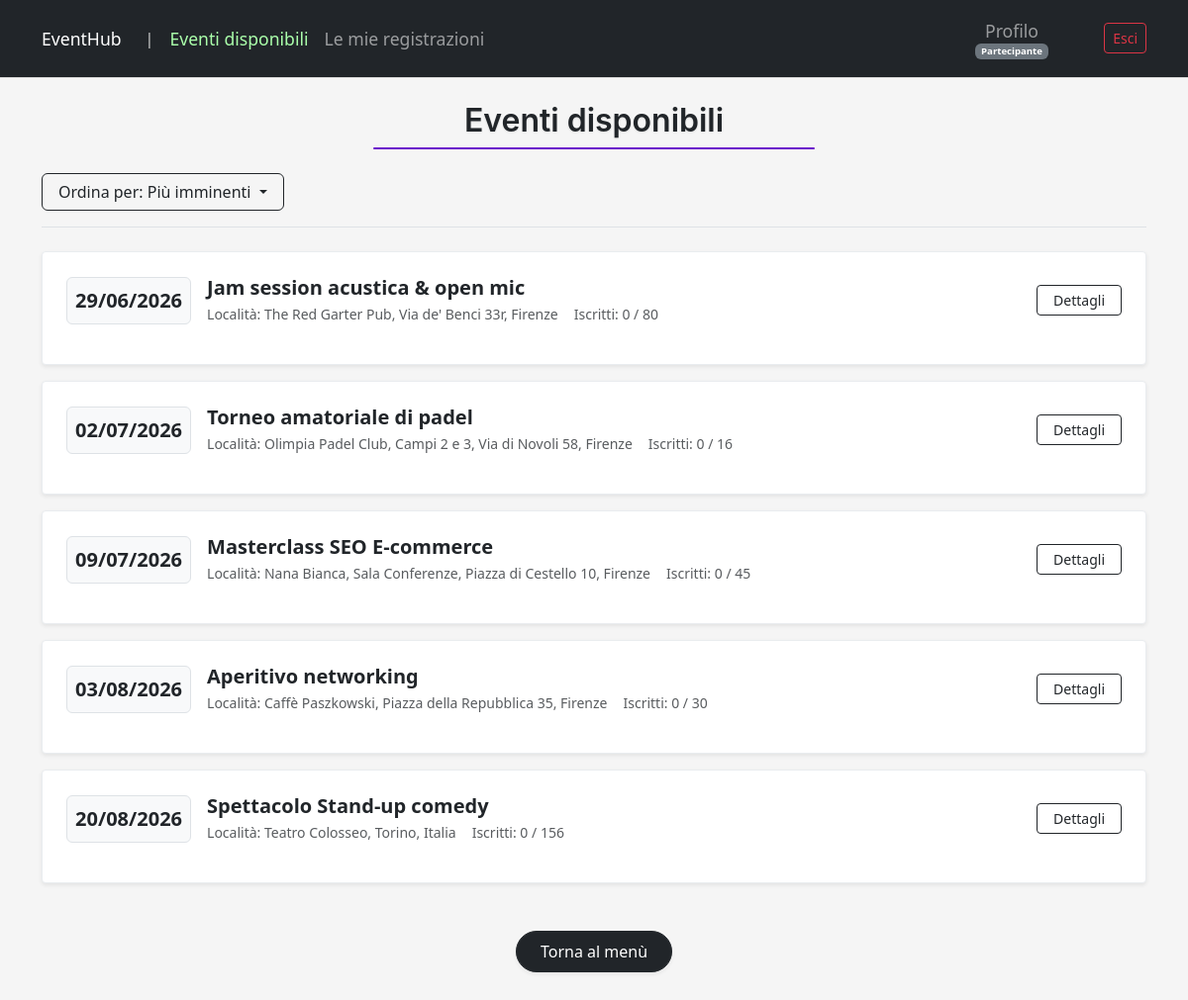
The page /events/ (signed in) on the database its author committed.
### eventhub/services/models.py (models this page shows, shortened)
class Event(models.Model):
    title = models.CharField(max_length=50)
    description = models.TextField()
    date = models.DateTimeField()
    location = models.CharField(max_length=100)
    max_capacity = models.PositiveIntegerField(null=True, blank=True)
    organizer = models.ForeignKey(
        settings.AUTH_USER_MODEL,
        on_delete=models.CASCADE,
        related_name='organized_events',
        limit_choices_to={'user_type': 'organizer'}
    )

### eventhub/services/views.py (the view)
# urls.py: path('events/', EventListView.as_view(), name='view_events'),
class EventListView(LoginRequiredMixin, ListView):
    model = Event
    template_name = 'services/view_events.html'
    context_object_name = 'events'
    def get_queryset(self):
        qs = Event.objects.annotate(num_registrations=Count('registrations'))
        order_by = self.request.GET.get('order_by')
        if order_by == 'date_desc':
            qs = qs.order_by('-date')
        elif order_by == 'date_asc':
            qs = qs.order_by('date')
        elif order_by == 'full_desc':
            qs = qs.order_by('-num_registrations')
        elif order_by == 'full_asc':
            qs = qs.order_by('num_registrations')
        else:
            qs = qs.order_by('date')
        if self.request.user.is_authenticated:
            qs = qs.exclude(registrations__user=self.request.user)
            user_type = getattr(self.request.user, 'user_type', None)
            if user_type == 'organizer':
                qs = qs.exclude(organizer=self.request.user)
        return qs

### eventhub/services/templates/services/view_events.html (shortened to what this page needs)
{% extends "services/base.html" %}
{% block content %}
<div class="text-center mb-4">
    <h2 class="page-title">Eventi disponibili</h2>
</div>
<div class="d-flex flex-column flex-md-row justify-content-between align-items-md-center gap-3 mb-4 pb-3 border-bottom">
    <div class="dropdown">
        <button class="btn btn-outline-dark dropdown-toggle px-3" type="button" id="sortDropdown"
            data-bs-toggle="dropdown" aria-expanded="false">
            Ordina per:
            {% if request.GET.order_by == 'date_desc' %}
            Meno imminenti
            {% elif request.GET.order_by == 'full_desc' %}
            Più pieni
            {% elif request.GET.order_by == 'full_asc' %}
            Meno pieni
            {% else %}
            Più imminenti
            {% endif %}
        </button>
    </div>
</div>
{% if events %}
<div class="d-flex flex-column gap-3">
    {% for event in events %}
    <div class="card border border-light-subtle shadow-sm event-list-card">
        <div class="card-body p-3 p-md-4">
            <div class="row align-items-center g-3">
                <div class="col-12 col-md-auto d-flex justify-content-start justify-content-md-center">
                    <div class="border rounded bg-light text-center p-2" style="min-width: 110px;">
                        <span class="d-block fs-5 fw-bold text-dark">{{ event.date|date:"d/m/Y" }}</span>
                    </div>
                </div>
                <div class="col-12 col-md flex-grow-1">
                    <div class="d-flex align-items-center gap-2 mb-1 flex-wrap">
                        <h3 class="h5 fw-bold mb-0">
                            <a href="{% url 'event_detail' event.id %}"
                                class="text-decoration-none text-dark link-primary">
                                {{ event.title }}
                            </a>
                        </h3>
                    </div>
                    <div class="d-flex flex-wrap gap-3 text-muted small mb-0">
                        <span>Località: {{ event.location }}</span>
                        {% if event.max_capacity %}
                        <span>Iscritti: {{ event.registrations.count }} / {{ event.max_capacity }}</span>
                        {% else %}
                        <span>Iscritti: {{ event.registrations.count }} (Illimitati)</span>
                        {% endif %}
                    </div>
                </div>
                <div
                    class="col-12 col-md-auto text-md-end d-flex flex-row flex-md-column gap-2 justify-content-between align-items-center align-items-md-end">
                    <a href="{% url 'event_detail' event.id %}" class="btn btn-outline-dark btn-sm px-3">
                        Dettagli
                    </a>
                </div>
            </div>
        </div>
    </div>
    {% endfor %}
</div>
{% else %}
<div class="text-center py-5 bg-white border border-light-subtle rounded shadow-sm">
    <p class="lead text-secondary mb-0">Nessun evento disponibile al momento</p>
</div>
{% endif %}
<div class="text-center mt-5">
    <a href="{% url 'home' %}" class="btn btn-dark px-4 py-2 rounded-pill shadow-sm">Torna al menù</a>
</div>
{% endblock %}

### eventhub/services/static/services/css/custom.css (style rules this page uses)
body { background-color: #f5f5f5; color: #333333; }
.card { margin-bottom: 20px; border-radius: 4px; }
.event-list-card { margin-bottom: 0px !important; }
@media (min-width: 768px) { .event-list-card { min-height: 115px; } }
.page-title { font-family: 'Inter', sans-serif; font-size: 2rem; font-weight: 600; text-align: center; margin-bottom: 0.75rem; position: relative; color: #212529; width: 100%; display: block; }
.page-title::after { content: ""; display: block; width: 40%; height: 2px; margin: 0.5rem auto 0; background: #6a11cb; border-radius: 1px; }
.page-title { text-shadow: 0 1px 2px rgba(0, 0, 0, 0.1); }

### rows shown on the page
Event: date "29/06/2026", title "Jam session acustica & open mic", location "The Red Garter Pub, Via de' Benci 33r, Firenze", registrations.count "0", max_capacity "80"
Event: date "02/07/2026", title "Torneo amatoriale di padel", location "Olimpia Padel Club, Campi 2 e 3, Via di Novoli 58, Firenze", registrations.count "0", max_capacity "16"
Event: date "09/07/2026", title "Masterclass SEO E-commerce", location "Nana Bianca, Sala Conferenze, Piazza di Cestello 10, Firenze", registrations.count "0", max_capacity "45"
Event: date "03/08/2026", title "Aperitivo networking", location "Caffè Paszkowski, Piazza della Repubblica 35, Firenze", registrations.count "0", max_capacity "30"
Event: date "20/08/2026", title "Spettacolo Stand-up comedy", location "Teatro Colosseo, Torino, Italia", registrations.count "0", max_capacity "156"
